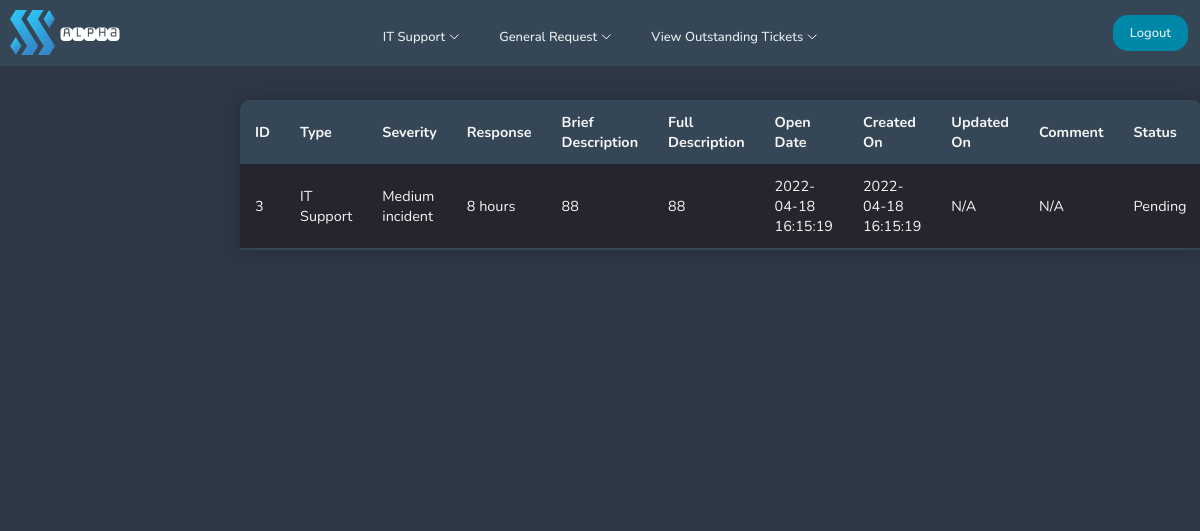
Page /pages/user-select-it-ticket.php?id=2 on the committed database.
### tables this page shows
CREATE TABLE "itticket" (
	"id"	INTEGER,
	"user"	INTEGER,
	"type"	TEXT,
	"severity"	TEXT,
	"brief"	INTEGER,
	"full"	TEXT,
	"createdon"	TEXT,
	"status"	TEXT,
	"comment"	TEXT,
	"updatedon"	TEXT,
	PRIMARY KEY("id"),
	FOREIGN KEY("severity") REFERENCES "itsupportservices"("id")
);

CREATE TABLE "itsupportservices" (
	"id"	INTEGER,
	"severity"	TEXT,
	"response"	TEXT,
	"recovery"	TEXT,
	PRIMARY KEY("id")
);

### pages/user-select-it-ticket.php (the view, shortened to what this page needs)
<!DOCTYPE html>
<html lang="en">
<head>
    <?php include'../navigation/userdashnavbar.php';
    require ('../config/dbcon.php'); ?>
    <link rel="stylesheet" href="../navigation/userdashnavbar.css">
    <link rel="stylesheet" href="../css/admintickettable.css">
    <link rel="stylesheet" href="../css/user-select-button.css">
</head>
<body bgcolor="#2E3746">
    <?php
    if(isset($_GET['id'])) {
        $id = $_GET['id'];
    };
    $query = "SELECT * FROM itticket
              left join itsupportservices
              on itticket.severity = itsupportservices.id
              where itticket.id = $id";
    $statement = $conn->prepare($query);
    $statement->execute();
    $statement->setFetchMode(PDO::FETCH_OBJ);
    $result = $statement->fetchAll();
    ?>
    <table class="ticket-table">
        <thead>
        <tr>
            <th>ID</th>
            <th>Type</th>
            <th>Severity</th>
            <th>Response</th>
            <th>Brief Description</th>
            <th>Full Description</th>
            <th>Open Date</th>
            <th>Created On</th>
            <th>Updated On</th>
            <th>Comment</th>
            <th>Status</th>
        </tr>
        </thead>
        <?php foreach($result as $data) { ?>
            <tr>
                <td><?= $data->id; ?> </td>
                <td><?= $data->type; ?> </td>
                <td><?= $data->severity; ?> </td>
                <td><?= $data->response; ?> </td>
                <td><?= $data->brief; ?> </td>
                <td><?= $data->full; ?> </td>
                <td><?= $data->createdon ?> </td>
                <td><?= $data->createdon; ?> </td>
                <td><?= $data->updatedon; ?> </td>
                <td><?= $data->comment; ?> </td>
                <td><?= $data->status; ?> </td>
            </tr>
            <?php
        }
        ?>
    </table>
</body>
</html>

### navigation/userdashnavbar.css (style rules this page uses)
* { box-sizing: border-box; margin: 0; padding: 0; }

### css/admintickettable.css (style rules this page uses)
* { box-sizing: border-box; font-family: "Nunito", sans-serif; }
.ticket-table { table-layout: fixed; margin-top: 100px; margin-left: 20%; margin-right: auto; margin-bottom: 0px; font-size: 0.9em; min-width: 70%; max-width: 70%; border-collapse: collapse; border-radius: 10px 10px 0 0; box-shadow: 0 0 20px rgba(0, 0 ,0, 0.20); overflow: hidden; }
.ticket-table thead tr { background-color: #354656; color: whitesmoke; text-align: left; font-weight: bold; }
.ticket-table th, .ticket-table td { max-width:180px; word-wrap:break-word; padding: 12px 15px; }
.ticket-table tbody tr { border-bottom: 1px solid #354656; color: whitesmoke; }
.ticket-table tbody tr:nth-of-type(odd) { background-color: #24252d; }
.ticket-table tbody tr:last-of-type { border-bottom: 2px solid #354656; }

### rows in the picture
itticket: severity "3", type "IT Support", severity.severity "Medium incident", severity.response "8 hours", brief "88", full "88", createdon "2022-04-18 16:15:19", updatedon "N/A", comment "N/A", status "Pending"
